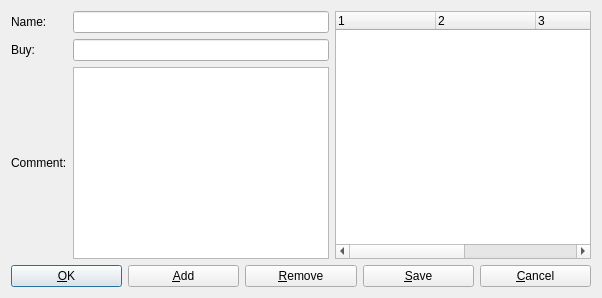
<?xml version="1.0" encoding="UTF-8"?>
<ui version="4.0">
 <class>ShoesDialog</class>
 <widget class="QDialog" name="ShoesDialog">
  <property name="windowTitle">
   <string>Manage Shoes</string>
  </property>
  <layout class="QVBoxLayout" name="verticalLayout_2">
   <item>
    <layout class="QHBoxLayout" name="horizontalLayout">
     <item>
      <layout class="QGridLayout" name="gridLayout">
       <item row="0" column="0">
        <widget class="QLabel" name="nameLabel">
         <property name="text">
          <string>Name:</string>
         </property>
        </widget>
       </item>
       <item row="1" column="1">
        <widget class="QLineEdit" name="buyLineEdit"/>
       </item>
       <item row="0" column="1">
        <widget class="QLineEdit" name="nameLineEdit"/>
       </item>
       <item row="1" column="0">
        <widget class="QLabel" name="buyLabel">
         <property name="text">
          <string>Buy:</string>
         </property>
        </widget>
       </item>
       <item row="2" column="1">
        <widget class="QTextEdit" name="commentTextEdit"/>
       </item>
       <item row="2" column="0">
        <widget class="QLabel" name="commentLabel">
         <property name="text">
          <string>Comment:</string>
         </property>
        </widget>
       </item>
      </layout>
     </item>
     <item>
      <widget class="QTreeWidget" name="shoesTreeWidget">
       <property name="columnCount">
        <number>5</number>
       </property>
       <column>
        <property name="text">
         <string notr="true">1</string>
        </property>
       </column>
       <column>
        <property name="text">
         <string notr="true">2</string>
        </property>
       </column>
       <column>
        <property name="text">
         <string notr="true">3</string>
        </property>
       </column>
       <column>
        <property name="text">
         <string notr="true">4</string>
        </property>
       </column>
       <column>
        <property name="text">
         <string notr="true">5</string>
        </property>
       </column>
      </widget>
     </item>
    </layout>
   </item>
   <item>
    <layout class="QHBoxLayout" name="horizontalLayout_2">
     <item>
      <widget class="QPushButton" name="okPushButton">
       <property name="text">
        <string>&amp;OK</string>
       </property>
      </widget>
     </item>
     <item>
      <widget class="QPushButton" name="addPushButton">
       <property name="text">
        <string>&amp;Add</string>
       </property>
      </widget>
     </item>
     <item>
      <widget class="QPushButton" name="removePushButton">
       <property name="text">
        <string>&amp;Remove</string>
       </property>
      </widget>
     </item>
     <item>
      <widget class="QPushButton" name="savePushButton">
       <property name="text">
        <string>&amp;Save</string>
       </property>
      </widget>
     </item>
     <item>
      <widget class="QPushButton" name="cancelPushButton">
       <property name="text">
        <string>&amp;Cancel</string>
       </property>
      </widget>
     </item>
    </layout>
   </item>
  </layout>
 </widget>
 <resources/>
 <connections>
  <connection>
   <sender>addPushButton</sender>
   <signal>clicked()</signal>
   <receiver>ShoesDialog</receiver>
   <slot>slotAdd()</slot>
   <hints>
    <hint type="sourcelabel">
     <x>183</x>
     <y>286</y>
    </hint>
    <hint type="destinationlabel">
     <x>302</x>
     <y>154</y>
    </hint>
   </hints>
  </connection>
  <connection>
   <sender>okPushButton</sender>
   <signal>clicked()</signal>
   <receiver>ShoesDialog</receiver>
   <slot>slotOk()</slot>
   <hints>
    <hint type="sourcelabel">
     <x>65</x>
     <y>286</y>
    </hint>
    <hint type="destinationlabel">
     <x>302</x>
     <y>154</y>
    </hint>
   </hints>
  </connection>
  <connection>
   <sender>cancelPushButton</sender>
   <signal>clicked()</signal>
   <receiver>ShoesDialog</receiver>
   <slot>slotCancel()</slot>
   <hints>
    <hint type="sourcelabel">
     <x>538</x>
     <y>286</y>
    </hint>
    <hint type="destinationlabel">
     <x>302</x>
     <y>154</y>
    </hint>
   </hints>
  </connection>
  <connection>
   <sender>removePushButton</sender>
   <signal>clicked()</signal>
   <receiver>ShoesDialog</receiver>
   <slot>slotRemove()</slot>
   <hints>
    <hint type="sourcelabel">
     <x>302</x>
     <y>286</y>
    </hint>
    <hint type="destinationlabel">
     <x>302</x>
     <y>154</y>
    </hint>
   </hints>
  </connection>
  <connection>
   <sender>savePushButton</sender>
   <signal>clicked()</signal>
   <receiver>ShoesDialog</receiver>
   <slot>slotSave()</slot>
   <hints>
    <hint type="sourcelabel">
     <x>420</x>
     <y>286</y>
    </hint>
    <hint type="destinationlabel">
     <x>302</x>
     <y>154</y>
    </hint>
   </hints>
  </connection>
  <connection>
   <sender>shoesTreeWidget</sender>
   <signal>itemClicked(QTreeWidgetItem*,int)</signal>
   <receiver>ShoesDialog</receiver>
   <slot>slotSetFieldsText(QTreeWidgetItem*,int)</slot>
   <hints>
    <hint type="sourcelabel">
     <x>466</x>
     <y>137</y>
    </hint>
    <hint type="destinationlabel">
     <x>302</x>
     <y>154</y>
    </hint>
   </hints>
  </connection>
  <connection>
   <sender>buyLineEdit</sender>
   <signal>textChanged(QString)</signal>
   <receiver>ShoesDialog</receiver>
   <slot>slotDisableEnablePushButtons()</slot>
   <hints>
    <hint type="sourcelabel">
     <x>203</x>
     <y>54</y>
    </hint>
    <hint type="destinationlabel">
     <x>302</x>
     <y>154</y>
    </hint>
   </hints>
  </connection>
  <connection>
   <sender>nameLineEdit</sender>
   <signal>textChanged(QString)</signal>
   <receiver>ShoesDialog</receiver>
   <slot>slotDisableEnablePushButtons()</slot>
   <hints>
    <hint type="sourcelabel">
     <x>203</x>
     <y>23</y>
    </hint>
    <hint type="destinationlabel">
     <x>302</x>
     <y>154</y>
    </hint>
   </hints>
  </connection>
  <connection>
   <sender>commentTextEdit</sender>
   <signal>textChanged()</signal>
   <receiver>ShoesDialog</receiver>
   <slot>slotDisableEnablePushButtons()</slot>
   <hints>
    <hint type="sourcelabel">
     <x>203</x>
     <y>168</y>
    </hint>
    <hint type="destinationlabel">
     <x>302</x>
     <y>154</y>
    </hint>
   </hints>
  </connection>
 </connections>
 <slots>
  <slot>slotOk()</slot>
  <slot>slotAdd()</slot>
  <slot>slotRemove()</slot>
  <slot>slotSave()</slot>
  <slot>slotCancel()</slot>
  <slot>slotSetFieldsText(QTreeWidgetItem*,int)</slot>
  <slot>slotDisableEnablePushButtons()</slot>
 </slots>
</ui>
